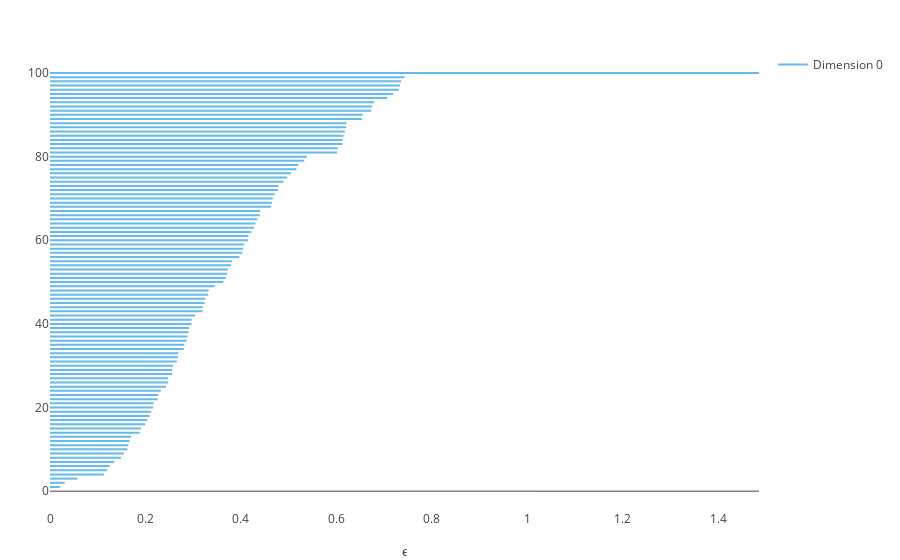

Notebook cell for this chart:
### Markdown cell above
Здесь не получилось увидеть что-то хорошее. Видно, что для размерности 1 и 2 долгоживущих классов больше, чем для 3, что можно было ожидать. Возможно, если взять больше точек, то будет лучше, но посчитать это не получилось. А с большими размерностями тут все плохо, либо не получается посчитать, либо гомологий нет.

### Code cell
plotbarcode_pjs(th_res, dim=0)

### Figure 1 — Plotly figure (JSON) as saved in the notebook; plotly's stock layout.template omitted (floating-point values rounded to 4 significant figures)
{"data": [{"line": {"color": "#66BAE7", "width": 2}, "mode": "lines", "showlegend": false, "type": "scatter", "x": [0, 1.486], "y": [100, 100]}, {"line": {"color": "#66BAE7", "width": 2}, "mode": "lines", "showlegend": false, "type": "scatter", "x": [0, 0.7429], "y": [99, 99]}, {"line": {"color": "#66BAE7", "width": 2}, "mode": "lines", "showlegend": false, "type": "scatter", "x": [0, 0.7356], "y": [98, 98]}, {"line": {"color": "#66BAE7", "width": 2}, "mode": "lines", "showlegend": false, "type": "scatter", "x": [0, 0.7334], "y": [97, 97]}, {"line": {"color": "#66BAE7", "width": 2}, "mode": "lines", "showlegend": false, "type": "scatter", "x": [0, 0.7307], "y": [96, 96]}, {"line": {"color": "#66BAE7", "width": 2}, "mode": "lines", "showlegend": false, "type": "scatter", "x": [0, 0.7189], "y": [95, 95]}, {"line": {"color": "#66BAE7", "width": 2}, "mode": "lines", "showlegend": false, "type": "scatter", "x": [0, 0.7065], "y": [94, 94]}, {"line": {"color": "#66BAE7", "width": 2}, "mode": "lines", "showlegend": false, "type": "scatter", "x": [0, 0.6793], "y": [93, 93]}, {"line": {"color": "#66BAE7", "width": 2}, "mode": "lines", "showlegend": false, "type": "scatter", "x": [0, 0.6751], "y": [92, 92]}, {"line": {"color": "#66BAE7", "width": 2}, "mode": "lines", "showlegend": false, "type": "scatter", "x": [0, 0.673], "y": [91, 91]}, {"line": {"color": "#66BAE7", "width": 2}, "mode": "lines", "showlegend": false, "type": "scatter", "x": [0, 0.6552], "y": [90, 90]}, {"line": {"color": "#66BAE7", "width": 2}, "mode": "lines", "showlegend": false, "type": "scatter", "x": [0, 0.6534], "y": [89, 89]}, {"line": {"color": "#66BAE7", "width": 2}, "mode": "lines", "showlegend": false, "type": "scatter", "x": [0, 0.6213], "y": [88, 88]}, {"line": {"color": "#66BAE7", "width": 2}, "mode": "lines", "showlegend": false, "type": "scatter", "x": [0, 0.6204], "y": [87, 87]}, {"line": {"color": "#66BAE7", "width": 2}, "mode": "lines", "showlegend": false, "type": "scatter", "x": [0, 0.6178], "y": [86, 86]}, {"line": {"color": "#66BAE7", "width": 2}, "mode": "lines", "showlegend": false, "type": "scatter", "x": [0, 0.6154], "y": [85, 85]}, {"line": {"color": "#66BAE7", "width": 2}, "mode": "lines", "showlegend": false, "type": "scatter", "x": [0, 0.6131], "y": [84, 84]}, {"line": {"color": "#66BAE7", "width": 2}, "mode": "lines", "showlegend": false, "type": "scatter", "x": [0, 0.6131], "y": [83, 83]}, {"line": {"color": "#66BAE7", "width": 2}, "mode": "lines", "showlegend": false, "type": "scatter", "x": [0, 0.6029], "y": [82, 82]}, {"line": {"color": "#66BAE7", "width": 2}, "mode": "lines", "showlegend": false, "type": "scatter", "x": [0, 0.6016], "y": [81, 81]}, {"line": {"color": "#66BAE7", "width": 2}, "mode": "lines", "showlegend": false, "type": "scatter", "x": [0, 0.5384], "y": [80, 80]}, {"line": {"color": "#66BAE7", "width": 2}, "mode": "lines", "showlegend": false, "type": "scatter", "x": [0, 0.5328], "y": [79, 79]}, {"line": {"color": "#66BAE7", "width": 2}, "mode": "lines", "showlegend": false, "type": "scatter", "x": [0, 0.5203], "y": [78, 78]}, {"line": {"color": "#66BAE7", "width": 2}, "mode": "lines", "showlegend": false, "type": "scatter", "x": [0, 0.5165], "y": [77, 77]}, {"line": {"color": "#66BAE7", "width": 2}, "mode": "lines", "showlegend": false, "type": "scatter", "x": [0, 0.5049], "y": [76, 76]}, {"line": {"color": "#66BAE7", "width": 2}, "mode": "lines", "showlegend": false, "type": "scatter", "x": [0, 0.4972], "y": [75, 75]}, {"line": {"color": "#66BAE7", "width": 2}, "mode": "lines", "showlegend": false, "type": "scatter", "x": [0, 0.4888], "y": [74, 74]}, {"line": {"color": "#66BAE7", "width": 2}, "mode": "lines", "showlegend": false, "type": "scatter", "x": [0, 0.4788], "y": [73, 73]}, {"line": {"color": "#66BAE7", "width": 2}, "mode": "lines", "showlegend": false, "type": "scatter", "x": [0, 0.4776], "y": [72, 72]}, {"line": {"color": "#66BAE7", "width": 2}, "mode": "lines", "showlegend": false, "type": "scatter", "x": [0, 0.4705], "y": [71, 71]}, {"line": {"color": "#66BAE7", "width": 2}, "mode": "lines", "showlegend": false, "type": "scatter", "x": [0, 0.4667], "y": [70, 70]}, {"line": {"color": "#66BAE7", "width": 2}, "mode": "lines", "showlegend": false, "type": "scatter", "x": [0, 0.4649], "y": [69, 69]}, {"line": {"color": "#66BAE7", "width": 2}, "mode": "lines", "showlegend": false, "type": "scatter", "x": [0, 0.4636], "y": [68, 68]}, {"line": {"color": "#66BAE7", "width": 2}, "mode": "lines", "showlegend": false, "type": "scatter", "x": [0, 0.4403], "y": [67, 67]}, {"line": {"color": "#66BAE7", "width": 2}, "mode": "lines", "showlegend": false, "type": "scatter", "x": [0, 0.4395], "y": [66, 66]}, {"line": {"color": "#66BAE7", "width": 2}, "mode": "lines", "showlegend": false, "type": "scatter", "x": [0, 0.4344], "y": [65, 65]}, {"line": {"color": "#66BAE7", "width": 2}, "mode": "lines", "showlegend": false, "type": "scatter", "x": [0, 0.4305], "y": [64, 64]}, {"line": {"color": "#66BAE7", "width": 2}, "mode": "lines", "showlegend": false, "type": "scatter", "x": [0, 0.4274], "y": [63, 63]}, {"line": {"color": "#66BAE7", "width": 2}, "mode": "lines", "showlegend": false, "type": "scatter", "x": [0, 0.4217], "y": [62, 62]}, {"line": {"color": "#66BAE7", "width": 2}, "mode": "lines", "showlegend": false, "type": "scatter", "x": [0, 0.4154], "y": [61, 61]}, {"line": {"color": "#66BAE7", "width": 2}, "mode": "lines", "showlegend": false, "type": "scatter", "x": [0, 0.4148], "y": [60, 60]}, {"line": {"color": "#66BAE7", "width": 2}, "mode": "lines", "showlegend": false, "type": "scatter", "x": [0, 0.4065], "y": [59, 59]}, {"line": {"color": "#66BAE7", "width": 2}, "mode": "lines", "showlegend": false, "type": "scatter", "x": [0, 0.4043], "y": [58, 58]}, {"line": {"color": "#66BAE7", "width": 2}, "mode": "lines", "showlegend": false, "type": "scatter", "x": [0, 0.4028], "y": [57, 57]}, {"line": {"color": "#66BAE7", "width": 2}, "mode": "lines", "showlegend": false, "type": "scatter", "x": [0, 0.3967], "y": [56, 56]}, {"line": {"color": "#66BAE7", "width": 2}, "mode": "lines", "showlegend": false, "type": "scatter", "x": [0, 0.3812], "y": [55, 55]}, {"line": {"color": "#66BAE7", "width": 2}, "mode": "lines", "showlegend": false, "type": "scatter", "x": [0, 0.3797], "y": [54, 54]}, {"line": {"color": "#66BAE7", "width": 2}, "mode": "lines", "showlegend": false, "type": "scatter", "x": [0, 0.3724], "y": [53, 53]}, {"line": {"color": "#66BAE7", "width": 2}, "mode": "lines", "showlegend": false, "type": "scatter", "x": [0, 0.3711], "y": [52, 52]}, {"line": {"color": "#66BAE7", "width": 2}, "mode": "lines", "showlegend": false, "type": "scatter", "x": [0, 0.3684], "y": [51, 51]}, {"line": {"color": "#66BAE7", "width": 2}, "mode": "lines", "showlegend": false, "type": "scatter", "x": [0, 0.3632], "y": [50, 50]}, {"line": {"color": "#66BAE7", "width": 2}, "mode": "lines", "showlegend": false, "type": "scatter", "x": [0, 0.3451], "y": [49, 49]}, {"line": {"color": "#66BAE7", "width": 2}, "mode": "lines", "showlegend": false, "type": "scatter", "x": [0, 0.3323], "y": [48, 48]}, {"line": {"color": "#66BAE7", "width": 2}, "mode": "lines", "showlegend": false, "type": "scatter", "x": [0, 0.3315], "y": [47, 47]}, {"line": {"color": "#66BAE7", "width": 2}, "mode": "lines", "showlegend": false, "type": "scatter", "x": [0, 0.3254], "y": [46, 46]}, {"line": {"color": "#66BAE7", "width": 2}, "mode": "lines", "showlegend": false, "type": "scatter", "x": [0, 0.3239], "y": [45, 45]}, {"line": {"color": "#66BAE7", "width": 2}, "mode": "lines", "showlegend": false, "type": "scatter", "x": [0, 0.3201], "y": [44, 44]}, {"line": {"color": "#66BAE7", "width": 2}, "mode": "lines", "showlegend": false, "type": "scatter", "x": [0, 0.3197], "y": [43, 43]}, {"line": {"color": "#66BAE7", "width": 2}, "mode": "lines", "showlegend": false, "type": "scatter", "x": [0, 0.304], "y": [42, 42]}, {"line": {"color": "#66BAE7", "width": 2}, "mode": "lines", "showlegend": false, "type": "scatter", "x": [0, 0.2968], "y": [41, 41]}, {"line": {"color": "#66BAE7", "width": 2}, "mode": "lines", "showlegend": false, "type": "scatter", "x": [0, 0.2965], "y": [40, 40]}, {"line": {"color": "#66BAE7", "width": 2}, "mode": "lines", "showlegend": false, "type": "scatter", "x": [0, 0.2912], "y": [39, 39]}, {"line": {"color": "#66BAE7", "width": 2}, "mode": "lines", "showlegend": false, "type": "scatter", "x": [0, 0.2903], "y": [38, 38]}, {"line": {"color": "#66BAE7", "width": 2}, "mode": "lines", "showlegend": false, "type": "scatter", "x": [0, 0.2878], "y": [37, 37]}, {"line": {"color": "#66BAE7", "width": 2}, "mode": "lines", "showlegend": false, "type": "scatter", "x": [0, 0.2864], "y": [36, 36]}, {"line": {"color": "#66BAE7", "width": 2}, "mode": "lines", "showlegend": false, "type": "scatter", "x": [0, 0.2814], "y": [35, 35]}, {"line": {"color": "#66BAE7", "width": 2}, "mode": "lines", "showlegend": false, "type": "scatter", "x": [0, 0.2802], "y": [34, 34]}, {"line": {"color": "#66BAE7", "width": 2}, "mode": "lines", "showlegend": false, "type": "scatter", "x": [0, 0.2691], "y": [33, 33]}, {"line": {"color": "#66BAE7", "width": 2}, "mode": "lines", "showlegend": false, "type": "scatter", "x": [0, 0.2679], "y": [32, 32]}, {"line": {"color": "#66BAE7", "width": 2}, "mode": "lines", "showlegend": false, "type": "scatter", "x": [0, 0.2658], "y": [31, 31]}, {"line": {"color": "#66BAE7", "width": 2}, "mode": "lines", "showlegend": false, "type": "scatter", "x": [0, 0.2576], "y": [30, 30]}, {"line": {"color": "#66BAE7", "width": 2}, "mode": "lines", "showlegend": false, "type": "scatter", "x": [0, 0.2559], "y": [29, 29]}, {"line": {"color": "#66BAE7", "width": 2}, "mode": "lines", "showlegend": false, "type": "scatter", "x": [0, 0.2556], "y": [28, 28]}, {"line": {"color": "#66BAE7", "width": 2}, "mode": "lines", "showlegend": false, "type": "scatter", "x": [0, 0.2478], "y": [27, 27]}, {"line": {"color": "#66BAE7", "width": 2}, "mode": "lines", "showlegend": false, "type": "scatter", "x": [0, 0.2471], "y": [26, 26]}, {"line": {"color": "#66BAE7", "width": 2}, "mode": "lines", "showlegend": false, "type": "scatter", "x": [0, 0.2429], "y": [25, 25]}, {"line": {"color": "#66BAE7", "width": 2}, "mode": "lines", "showlegend": false, "type": "scatter", "x": [0, 0.232], "y": [24, 24]}, {"line": {"color": "#66BAE7", "width": 2}, "mode": "lines", "showlegend": false, "type": "scatter", "x": [0, 0.2266], "y": [23, 23]}, {"line": {"color": "#66BAE7", "width": 2}, "mode": "lines", "showlegend": false, "type": "scatter", "x": [0, 0.2253], "y": [22, 22]}, {"line": {"color": "#66BAE7", "width": 2}, "mode": "lines", "showlegend": false, "type": "scatter", "x": [0, 0.2169], "y": [21, 21]}, {"line": {"color": "#66BAE7", "width": 2}, "mode": "lines", "showlegend": false, "type": "scatter", "x": [0, 0.2161], "y": [20, 20]}, {"line": {"color": "#66BAE7", "width": 2}, "mode": "lines", "showlegend": false, "type": "scatter", "x": [0, 0.2123], "y": [19, 19]}, {"line": {"color": "#66BAE7", "width": 2}, "mode": "lines", "showlegend": false, "type": "scatter", "x": [0, 0.2087], "y": [18, 18]}, {"line": {"color": "#66BAE7", "width": 2}, "mode": "lines", "showlegend": false, "type": "scatter", "x": [0, 0.2035], "y": [17, 17]}, {"line": {"color": "#66BAE7", "width": 2}, "mode": "lines", "showlegend": false, "type": "scatter", "x": [0, 0.1996], "y": [16, 16]}, {"line": {"color": "#66BAE7", "width": 2}, "mode": "lines", "showlegend": false, "type": "scatter", "x": [0, 0.1904], "y": [15, 15]}, {"line": {"color": "#66BAE7", "width": 2}, "mode": "lines", "showlegend": false, "type": "scatter", "x": [0, 0.188], "y": [14, 14]}, {"line": {"color": "#66BAE7", "width": 2}, "mode": "lines", "showlegend": false, "type": "scatter", "x": [0, 0.1698], "y": [13, 13]}, {"line": {"color": "#66BAE7", "width": 2}, "mode": "lines", "showlegend": false, "type": "scatter", "x": [0, 0.1664], "y": [12, 12]}, {"line": {"color": "#66BAE7", "width": 2}, "mode": "lines", "showlegend": false, "type": "scatter", "x": [0, 0.1642], "y": [11, 11]}, {"line": {"color": "#66BAE7", "width": 2}, "mode": "lines", "showlegend": false, "type": "scatter", "x": [0, 0.1623], "y": [10, 10]}, {"line": {"color": "#66BAE7", "width": 2}, "mode": "lines", "showlegend": false, "type": "scatter", "x": [0, 0.1547], "y": [9, 9]}, {"line": {"color": "#66BAE7", "width": 2}, "mode": "lines", "showlegend": false, "type": "scatter", "x": [0, 0.1487], "y": [8, 8]}, {"line": {"color": "#66BAE7", "width": 2}, "mode": "lines", "showlegend": false, "type": "scatter", "x": [0, 0.1342], "y": [7, 7]}, {"line": {"color": "#66BAE7", "width": 2}, "mode": "lines", "showlegend": false, "type": "scatter", "x": [0, 0.1251], "y": [6, 6]}, {"line": {"color": "#66BAE7", "width": 2}, "mode": "lines", "showlegend": false, "type": "scatter", "x": [0, 0.1199], "y": [5, 5]}, {"line": {"color": "#66BAE7", "width": 2}, "mode": "lines", "showlegend": false, "type": "scatter", "x": [0, 0.1129], "y": [4, 4]}, {"line": {"color": "#66BAE7", "width": 2}, "mode": "lines", "showlegend": false, "type": "scatter", "x": [0, 0.05757], "y": [3, 3]}, {"line": {"color": "#66BAE7", "width": 2}, "mode": "lines", "showlegend": false, "type": "scatter", "x": [0, 0.03096], "y": [2, 2]}, {"line": {"color": "#66BAE7", "width": 2}, "mode": "lines", "name": "Dimension 0", "type": "scatter", "x": [0, 0.02082], "y": [1, 1]}], "layout": {"margin": {"b": 50, "l": 50, "r": 50, "t": 50}, "xaxis": {"rangevar": [-0.001, 1.487], "showgrid": false, "title": "ϵ", "zeroline": false}, "yaxis": {"rangevar": [0, 100.1], "showgrid": false, "ticks": false}}}
